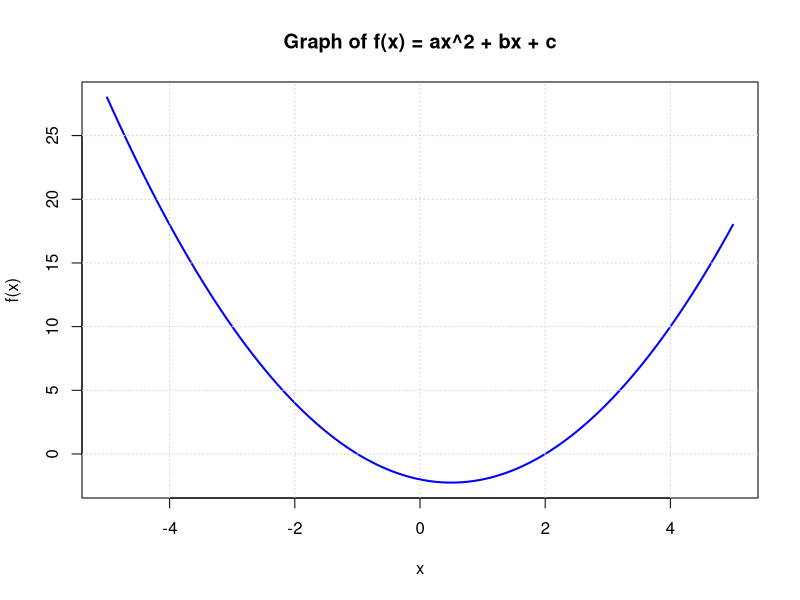

This chart was generated by the following R code:
## ---- chunk 1
1 + 1
## ---- chunk 2
#| echo: false
2 * 2
## ---- chunk 3
a <- 1
b <- -1
c <- -2

discriminant <- b^2 - 4*a*c
if (discriminant >= 0) {
  solution1 <- (-b + sqrt(discriminant)) / (2*a)
  solution2 <- (-b - sqrt(discriminant)) / (2*a)
  cat("Real solutions are:", solution1, "and", solution2, "\n")
} else {
  cat("No real solutions.\n")
}
## ---- chunk 4
x <- seq(-5, 5, length = 100)

# Define the function f(x)
f_x <- a*x^2 + b*x + c

# Plot the graph
plot(x, f_x, type = "l", col = "blue", lwd = 2, 
     xlab = "x", ylab = "f(x)",
     main = "Graph of f(x) = ax^2 + bx + c")
grid()
## ---- chunk 5

